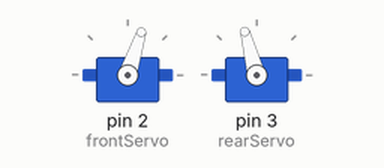
Recording of a sketch running on a simulated Arduino Uno, built with avr-gcc and run on an emulated ATmega328P. On the bench: 2 × servo.

Above: at 1.05 s.
At 1.3 s:
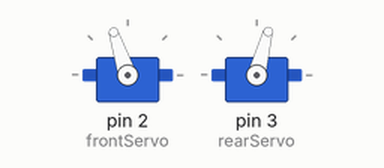
At 1.55 s:
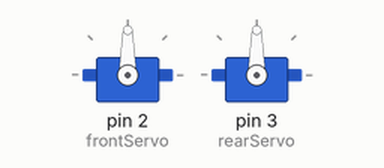
Timing chart, 0 to 4.0 s (numbered marks = the images above):
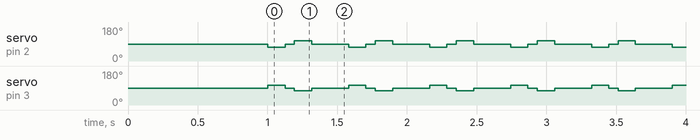

The sketch:

bugRobo_moveFoward.ino
```cpp
#include <Servo.h>

Servo frontServo;
Servo rearServo;

int centerPos = 90;
int frontRightUp = 72;
int frontLeftUp = 108;
int backRightForward = 75;
int backLeftForward = 105;

void moveForward() {
  frontServo.write(frontRightUp);
  rearServo.write(backLeftForward);

  delay(125);

  frontServo.write(centerPos);
  rearServo.write(centerPos);

  delay(65);

  frontServo.write(frontLeftUp);
  rearServo.write(backRightForward);

  delay(125);

  frontServo.write(centerPos);
  rearServo.write(centerPos);

  delay(65);
}

void setup() {
  // put your setup code here, to run once:
  frontServo.attach(2);
  rearServo.attach(3);
  frontServo.write(90);
  rearServo.write(90);
  delay(1000);
}

void loop() {
  // put your main code here, to run repeatedly:
  moveForward();
  delay(200);
}
```

Measured:
- by itself, servo on pin 2 (frontServo): repeats every 0.58 s: 90° 0.07 s, 108° 0.13 s, 90° 0.27 s, 72° 0.13 s
- by itself, servo on pin 3 (rearServo): repeats every 0.58 s: 90° 0.07 s, 75° 0.13 s, 90° 0.27 s, 105° 0.13 s
